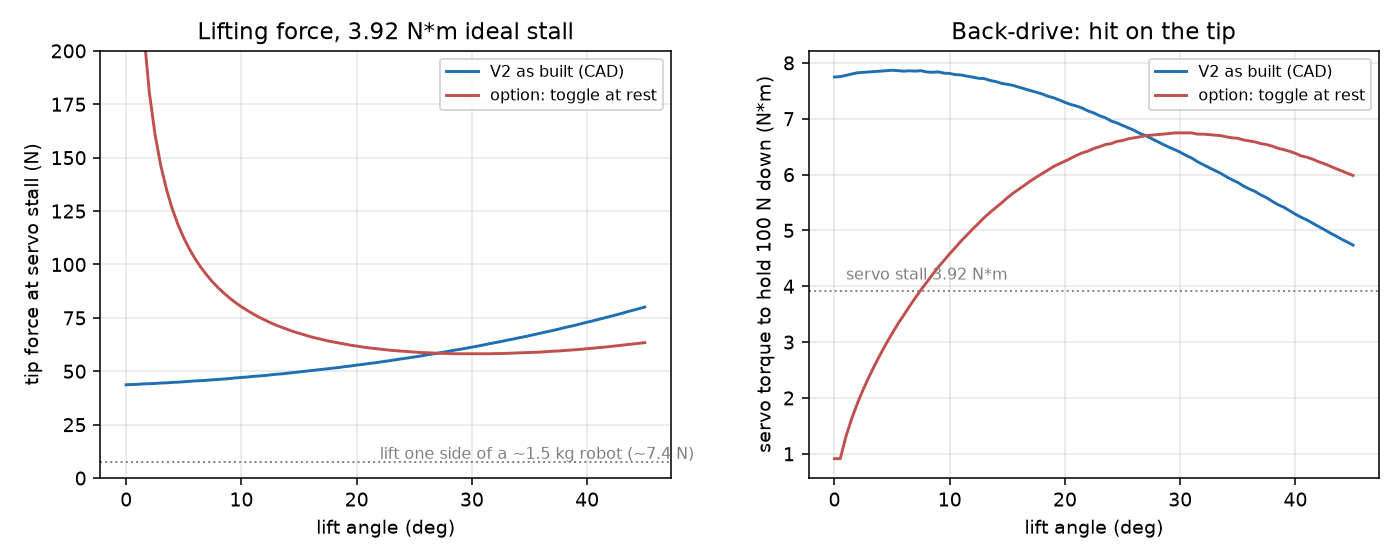

Write Python code to recreate this figure.
"""Four-bar kinematics and ideal stall forces of the robot2 (V2) lifter linkage.

Geometry is the as-built CAD from fusion_scripts/Fix123Stage2.py and
AddWedgeLifterOption.py (robot2 native axes: y toward the nose, z above the
floor, mm). All links move in the y-z plane:
  servo output axis S  (42, 22)     horn pin A0 (57, 22)   horn 15 mm
  rod A0 -> B0         (57, 22) -> (63, 45)
  lifter pivot P       (68, 31.5)   lever pin B0 (63, 45)  on the hinge boss
  spatula tip T        (112, 5.8)   lowest point of the 62 mm blade tip
Lift angle th > 0 raises the tip (Fusion joint 0..45 deg). The horn angle phi
is measured from its CAD rest position (pointing +y); the branch that is
continuous from phi = 0 is followed.

Tip force uses the same definition as the V3 R3 table (build_robot_v3_r3.py):
ideal stall torque 3.92 N*m (40 kgf*cm), no friction, force perpendicular to
the pivot-to-tip radius.  Run:  python3 v2_linkage.py
"""
import csv
import json
import math
import os

HERE = os.path.dirname(os.path.abspath(__file__))
S = (42.0, 22.0)
A0 = (57.0, 22.0)
P = (68.0, 31.5)
B0 = (63.0, 45.0)
T0 = (112.0, 5.8)
HORN = math.dist(S, A0)
ROD = math.dist(A0, B0)
LEVER = math.dist(P, B0)
TIP_R = math.dist(P, T0)
STALL_NM = 3.92
LIFT_MAX = 45.0
BAR_W = 6.0          # horn/rod/lever plate width in CAD
BAR_END = 4.0        # bar extends 4 mm past each pin centre in CAD
TOGGLE_REST = False  # True only for the toggle option (0 deg is singular there)


def rot(p, c, a):
    dy, dz = p[0] - c[0], p[1] - c[1]
    ca, sa = math.cos(a), math.sin(a)
    return (c[0] + dy * ca - dz * sa, c[1] + dy * sa + dz * ca)


def horn_angle(th, guess):
    """Horn rotation phi (rad) that keeps |A B| = ROD, nearest to guess."""
    b = rot(B0, P, th)
    d = math.dist(S, b)
    c = (HORN ** 2 + d ** 2 - ROD ** 2) / (2 * HORN * d)
    if abs(c) > 1:
        return None
    base = math.atan2(b[1] - S[1], b[0] - S[0])
    rest = math.atan2(A0[1] - S[1], A0[0] - S[0])
    sols = [base + s * math.acos(c) - rest for s in (1, -1)]
    sols = [math.atan2(math.sin(x), math.cos(x)) for x in sols]
    return min(sols, key=lambda x: abs(x - guess))


def state(th, guess):
    phi = horn_angle(th, guess)
    if phi is None:
        return None
    a = rot(A0, S, phi)
    b = rot(B0, P, th)
    t = rot(T0, P, th)
    return phi, a, b, t


def perp(u, v):
    return abs(u[0] * v[1] - u[1] * v[0])


def analyse(th_deg, guess):
    th = math.radians(th_deg)
    phi, a, b, t = state(th, guess)
    h = 1e-5
    dphi = (horn_angle(th + h, phi) - horn_angle(th - h, phi)) / (2 * h)
    rod_u = ((b[0] - a[0]) / ROD, (b[1] - a[1]) / ROD)
    # Moment arms of the rod line about each fixed axis (mm).
    arm_servo = perp((a[0] - S[0], a[1] - S[1]), rod_u)
    arm_pivot = perp((b[0] - P[0], b[1] - P[1]), rod_u)
    # Transmission angle: between rod and lever (90 deg is best).
    lev_u = ((b[0] - P[0]) / LEVER, (b[1] - P[1]) / LEVER)
    mu = math.degrees(math.acos(max(-1, min(1, abs(rod_u[0] * lev_u[0] + rod_u[1] * lev_u[1])))))
    horn_u = ((a[0] - S[0]) / HORN, (a[1] - S[1]) / HORN)
    horn_rod = math.degrees(math.acos(max(-1, min(1, abs(rod_u[0] * horn_u[0] + rod_u[1] * horn_u[1])))))
    pivot_torque = STALL_NM * abs(dphi)            # N*m at the lifter pivot
    tip_perp = pivot_torque / (TIP_R / 1000)
    horiz = (t[0] - P[0]) / 1000                   # lever arm for a vertical load
    tip_vert = pivot_torque / horiz if horiz > 1e-6 else float('inf')
    rod_force = STALL_NM / (arm_servo / 1000) if arm_servo > 1e-9 else float('inf')
    return phi, {
        'lift_deg': th_deg,
        'servo_deg': round(math.degrees(phi), 2),
        'tip_height_mm': round(t[1], 1),
        'tip_y_mm': round(t[0], 1),
        'ratio_dphi_dth': round(dphi, 3),
        'pivot_torque_Nm_stall': round(pivot_torque, 3),
        'tip_force_perp_N_stall': round(tip_perp, 1),
        'tip_force_vertical_N_stall': round(tip_vert, 1),
        'rod_force_N_stall': round(rod_force, 1),
        'rod_arm_about_servo_mm': round(arm_servo, 2),
        'rod_arm_about_pivot_mm': round(arm_pivot, 2),
        'transmission_angle_deg': round(mu, 1),
        'horn_rod_angle_deg': round(horn_rod, 1),
        'horn_pin_yz': [round(a[0], 2), round(a[1], 2)],
        'lever_pin_yz': [round(b[0], 2), round(b[1], 2)],
    }


def seg_dist(p, a, b):
    ab = (b[0] - a[0], b[1] - a[1])
    t = max(0, min(1, ((p[0] - a[0]) * ab[0] + (p[1] - a[1]) * ab[1]) / (ab[0] ** 2 + ab[1] ** 2)))
    q = (a[0] + t * ab[0], a[1] + t * ab[1])
    return math.dist(p, q)


def sweep():
    rows, guess = [], 0.0
    for d in [i * 0.5 for i in range(int(LIFT_MAX * 2) + 1)]:
        guess, r = analyse(max(d, 0.5) if TOGGLE_REST else d, guess)
        r['lift_deg'] = d
        a, b = r['horn_pin_yz'], r['lever_pin_yz']
        # Rod bar (x -31.1..-28.1) shares an x-slab with the fixed 6 mm pivot pin.
        r['rod_edge_to_pin_surface_mm'] = round(seg_dist(P, a, b) - BAR_W / 2 - 3.0, 2)
        # Servo torque needed to hold 100 N pressing straight down on the tip.
        horiz = (r['tip_y_mm'] - P[0]) / 1000
        r['servo_torque_Nm_per_100N_down'] = round(100 * horiz / abs(r['ratio_dphi_dth']), 3)
        rows.append(r)
    return rows


def lowered_contacts():
    """Lowering past 0 deg: angle where the tip meets the floor and where the
    blade underside meets Lifter_Lower_Hard_Stop (y 82..89, top z 13)."""
    def blade_gap(th):
        a, b = rot((70, 27), P, th), rot(T0, P, th)
        return min(a[1] + (y - a[0]) / (b[0] - a[0]) * (b[1] - a[1]) - 13 for y in (82, 85.5, 89))
    out = {}
    for name, f in [('tip_on_floor_deg', lambda th: rot(T0, P, th)[1]), ('blade_on_hard_stop_deg', blade_gap)]:
        lo, hi = math.radians(-20), 0.0
        for _ in range(60):
            mid = (lo + hi) / 2
            lo, hi = (mid, hi) if f(mid) < 0 else (lo, mid)
        out[name] = round(math.degrees(hi), 2)
    out['blade_to_stop_gap_at_rest_mm'] = round(blade_gap(0.0), 2)
    return out


def summarise(rows):
    table = [r for r in rows if r['lift_deg'] in (0, 1, 5, 10, 15, 20, 25, 30, 35, 40, 45)]
    return {
        'geometry_mm': {'horn_pin_rest_yz': [round(A0[0], 2), round(A0[1], 2)], 'horn': round(HORN, 2),
                        'rod': round(ROD, 2), 'lever': round(LEVER, 2), 'tip_radius': round(TIP_R, 2)},
        'servo_rotation_for_0_to_45deg_deg': round(abs(rows[-1]['servo_deg']), 2),  # rest is servo 0
        'min_transmission_angle_deg': min(r['transmission_angle_deg'] for r in rows),
        'min_rod_to_pin_clearance_mm': min(r['rod_edge_to_pin_surface_mm'] for r in rows),
        'min_tip_force_perp_N_stall': min(r['tip_force_perp_N_stall'] for r in rows),
        'max_rod_force_N_stall': max(r['rod_force_N_stall'] for r in rows),
        'table': table,
    }


def main():
    global A0, ROD, TOGGLE_REST
    out = {'as_built_cad': summarise(sweep()), 'lowered_contacts_as_built': lowered_contacts()}
    rows_cad = sweep()
    # Option studied, not in CAD: same servo axis, lever pin and 15 mm horn, but
    # the horn points at the lever pin at rest (toggle, like V3 R3), rod shortened.
    u = ((B0[0] - S[0]) / math.dist(S, B0), (B0[1] - S[1]) / math.dist(S, B0))
    A0 = (S[0] + HORN * u[0], S[1] + HORN * u[1])
    ROD = math.dist(A0, B0)
    TOGGLE_REST = True
    rows_tog = sweep()
    out['option_toggle_at_rest'] = summarise(rows_tog)
    with open(os.path.join(HERE, 'v2_linkage_results.json'), 'w', encoding='utf-8') as f:
        json.dump(out, f, indent=2)
    for tag, rows in [('as_built', rows_cad), ('toggle_option', rows_tog)]:
        with open(os.path.join(HERE, 'v2_linkage_sweep_%s.csv' % tag), 'w', newline='', encoding='utf-8') as f:
            keys = [k for k in rows[0] if not isinstance(rows[0][k], list)]
            w = csv.DictWriter(f, fieldnames=keys, extrasaction='ignore')
            w.writeheader(); w.writerows(rows)
    print(json.dumps({k: {kk: vv for kk, vv in v.items() if kk != 'table'} for k, v in out.items()}, indent=1))
    try:
        import matplotlib
        matplotlib.use('Agg')
        import matplotlib.pyplot as plt
    except ImportError:
        return
    fig, ax = plt.subplots(1, 2, figsize=(10, 4))
    for rows, label, c in [(rows_cad, 'V2 as built (CAD)', '#1f6fb2'), (rows_tog, 'option: toggle at rest', '#c0504d')]:
        x = [r['lift_deg'] for r in rows]
        ax[0].plot(x, [r['tip_force_perp_N_stall'] for r in rows], color=c, label=label)
        ax[1].plot(x, [r['servo_torque_Nm_per_100N_down'] for r in rows], color=c, label=label)
    ax[0].axhline(7.4, color='gray', ls=':', lw=1)
    ax[0].text(22, 9, 'lift one side of a ~1.5 kg robot (~7.4 N)', fontsize=8, color='gray')
    ax[0].set_ylim(0, 200); ax[0].set_xlabel('lift angle (deg)'); ax[0].set_ylabel('tip force at servo stall (N)')
    ax[0].set_title('Lifting force, 3.92 N*m ideal stall')
    ax[1].axhline(STALL_NM, color='gray', ls=':', lw=1)
    ax[1].text(1, STALL_NM + 0.2, 'servo stall 3.92 N*m', fontsize=8, color='gray')
    ax[1].set_xlabel('lift angle (deg)'); ax[1].set_ylabel('servo torque to hold 100 N down (N*m)')
    ax[1].set_title('Back-drive: hit on the tip')
    for a in ax:
        a.grid(alpha=0.3); a.legend(fontsize=8)
    fig.tight_layout(); fig.savefig(os.path.join(HERE, 'v2_linkage.png'), dpi=140)


if __name__ == '__main__':
    main()
